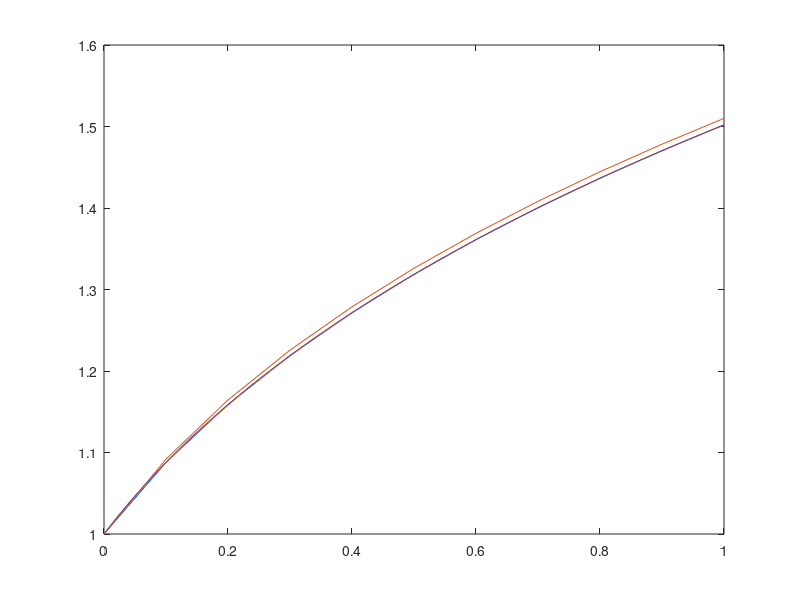

Write the MATLAB code that produced this figure.
clc;


function res=f1(x, y)
  res = 1/(x + y^2);
endfunction

function res=f2(x, y)
  res = (y^4 + y.*sin(x))./cos(x);
endfunction

function res=f3(x, y)
  res = (x^2 + y^3)/(x*y^2);
endfunction

function res=rungeKutta(a, b, h, x0, y0, funcname)
  res(1) = y0;
  j = 2;
  for i=a:h:b - h
    k1 = feval(funcname, x0, y0);
    k2 = feval(funcname, x0 + h/2, y0 + (h/2)*k1);
    k3 = feval(funcname, x0 + h/2, y0 + (h/2)*k2);
    k4 = feval(funcname, x0 + h, y0 + h*k3);
    dy = (h/6) * (k1 + 2*k2 + 2*k3 + k4);
    y0 = y0 + dy;
    x0 = x0 + h;
    res(j) = y0;
    j += 1;
  endfor
endfunction


function res=kuttaMerson(a, b, step, x0, y0, eps, funcname)
  res(1) = y0;
  j = 2;
  for i=a:step:b - step
    h = step;
    while (1)
      k1 = feval(funcname, x0, y0);
      k2 = feval(funcname, x0 + h/3,y0 + (3/2)*k1);
      k3 = feval(funcname, x0 + h/3, y0 + (h/6)*k1 + (h/6)*k2);
      k4 = feval(funcname, x0 + h/2, y0 + (h/8)*k1 + ((3*h)/2)*k2);
      k5 = feval(funcname, x0 + h, y0 + (h/2)*k1 - ((3*h)/2)*k3 + 2*h*k4);
      nx = y0 + (h/2)*(k1 - 3*k3 + 4*k4);
      nx2 = y0 + (h/6)*(k1 + 4*k3 + k5);
      R = 0.2*abs(nx - nx2);
      if (R > eps)
        h = h/2;
      else
        res(j) = nx2;
        j += 1
        x0 += h;
        y0 = nx2;
        break;
      endif
    endwhile
  endfor
endfunction



y0 = 1;
span = [0 1];
[od1x, od1y] = ode23('f1', span, y0);
[odlx2, odly2] = ode45('f1', span, y0);

x = 0:0.1:1;
s1 = rungeKutta(0, 1, 0.1, 0, 1, 'f1');
s2 = kuttaMerson(0, 1, 0.1, 0, 1, 0.001, 'f1')

plot(x, s1, x, s2, od1x, od1y, odlx2, odly2);



























